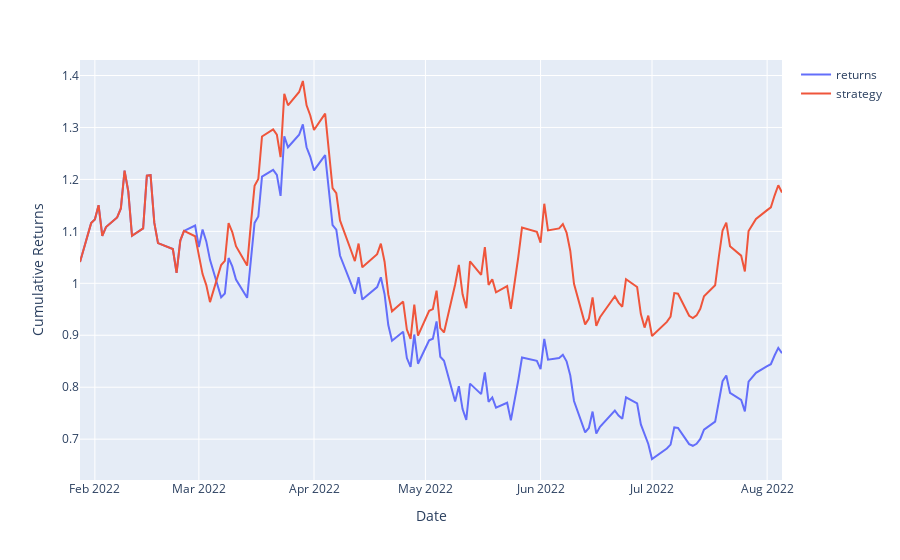

Notebook cell for this chart:
### Code cell
fig = px.line(cum_df, x=combined_df.index, y=["returns","strategy"])
fig.update_layout(legend_title_text="")
fig.update_yaxes(title_text='Cumulative Returns')
fig.show()

### Figure 1 — Plotly figure (JSON) as saved in the notebook; plotly's stock layout.template omitted (floating-point values rounded to 4 significant figures; data arrays with more than 128 entries replaced by an {"elided": "..."} marker saying what was removed)
{"data": [{"hovertemplate": "variable=returns<br>Date=%{x}<br>value=%{y}<extra></extra>", "legendgroup": "returns", "line": {"color": "#636efa", "dash": "solid"}, "marker": {"symbol": "circle"}, "mode": "lines", "name": "returns", "orientation": "v", "showlegend": true, "type": "scatter", "x": {"elided": "131 str values"}, "xaxis": "x", "y": {"elided": "131 float values"}, "yaxis": "y"}, {"hovertemplate": "variable=strategy<br>Date=%{x}<br>value=%{y}<extra></extra>", "legendgroup": "strategy", "line": {"color": "#EF553B", "dash": "solid"}, "marker": {"symbol": "circle"}, "mode": "lines", "name": "strategy", "orientation": "v", "showlegend": true, "type": "scatter", "x": {"elided": "131 str values"}, "xaxis": "x", "y": {"elided": "131 float values"}, "yaxis": "y"}], "layout": {"legend": {"title": {"text": ""}, "tracegroupgap": 0}, "margin": {"t": 60}, "xaxis": {"anchor": "y", "domain": [0, 1], "title": {"text": "Date"}}, "yaxis": {"anchor": "x", "domain": [0, 1], "title": {"text": "Cumulative Returns"}}}}
